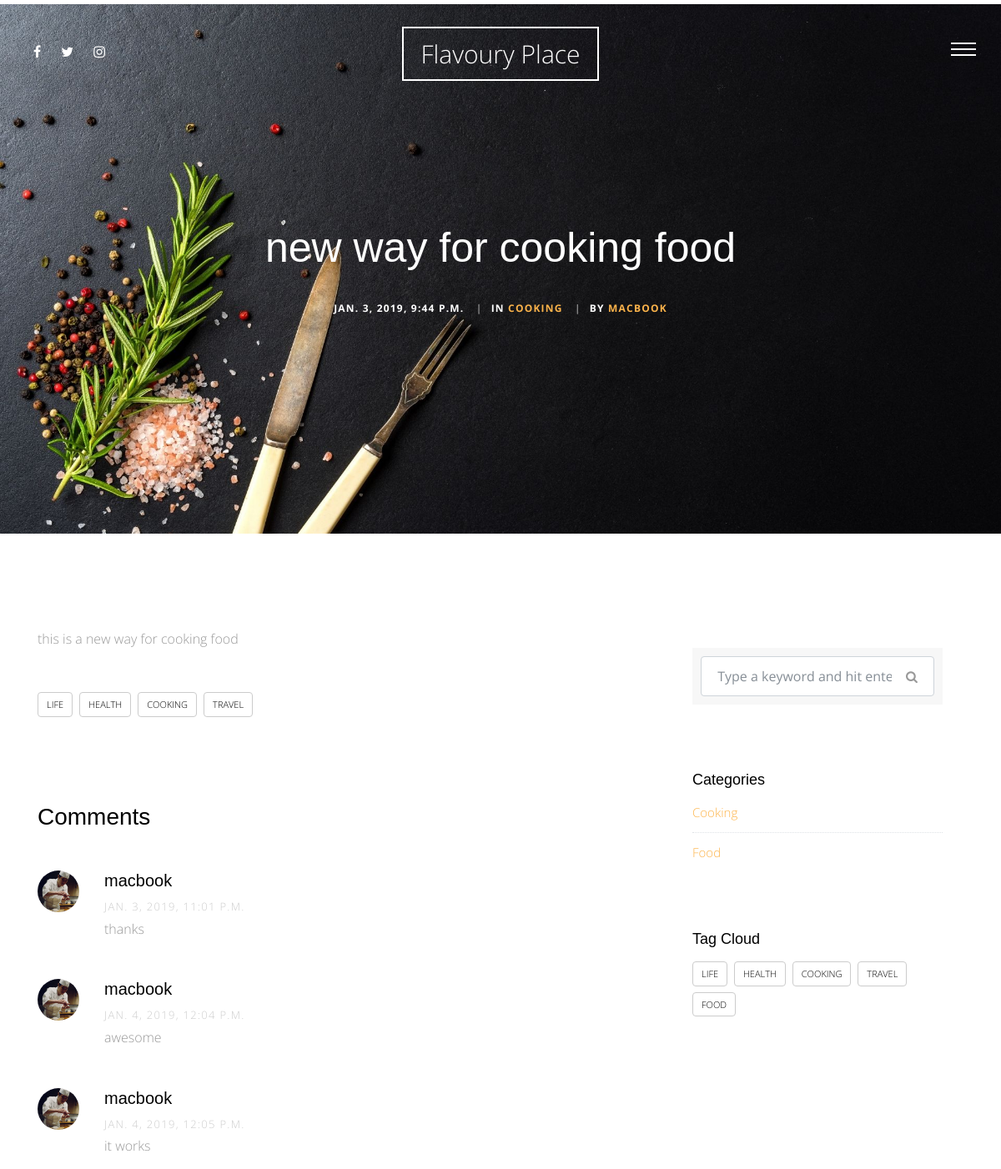
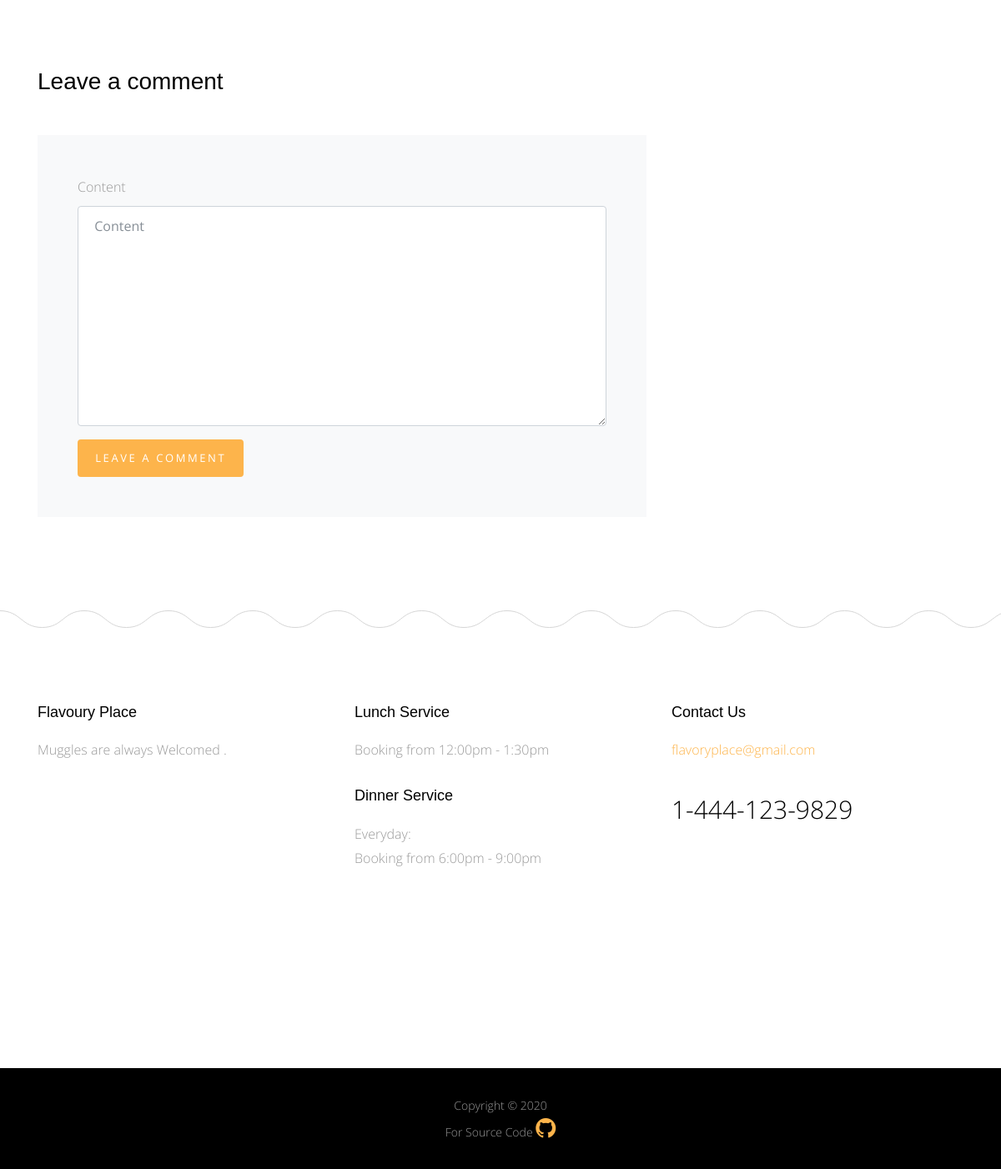
The page /blog/1 on the database its author committed (2 pictures, top to bottom).
### blog/models.py (models this page shows, shortened)
class Post(models.Model):
    title = models.CharField(max_length=50)
    content = models.TextField()
    author = models.ForeignKey(User , on_delete=models.CASCADE)
    image = models.ImageField(upload_to='blog/'  , blank=True, null=True)
    category = models.ForeignKey('Category'  ,null=True, on_delete=models.SET_NULL)
    created  = models.DateTimeField(default=timezone.now)
    tags = TaggableManager(blank=True)
    class Meta:
        verbose_name = ' post'
        verbose_name_plural = 'posts'
    def __str__(self):
        return self.title

class Category(models.Model):
    category_name = models.CharField(max_length=50)
    class Meta:
        verbose_name = ' category'
        verbose_name_plural = 'catogires'
    def __str__(self):
        return self.category_name

class Comment(models.Model):
    user = models.ForeignKey(User , on_delete=models.CASCADE)
    post = models.ForeignKey(Post , on_delete=models.CASCADE)
    content = models.TextField()
    created = models.DateTimeField(default=timezone.now)

### blog/views.py (the view)
# urls.py: path('<int:id>' , views.post_detail , name='post_detail'),
def post_detail(request , id):
    post_detail = Post.objects.get(id=id)
    categories = Category.objects.all()
    all_tags = Tag.objects.all()
    comments = Comment.objects.filter(post=post_detail)
    if request.method == 'POST' :
        comment_form = CommentForm(request.POST)
        if comment_form.is_valid():
            new_comment = comment_form.save(commit=False)
            new_comment.user = request.user
            new_comment.post = post_detail
            new_comment.save()
    else:
        comment_form = CommentForm()
    context = {
        'post_detail' : post_detail ,
        'categories' : categories ,
        'all_tags' : all_tags ,
        'comments' : comments ,
        'comment_form' : comment_form
    }
    return render(request , 'Post/post_detail.html' , context)

### blog/forms.py
class CommentForm(forms.ModelForm):
    class Meta:
        model = Comment
        fields = [
            'content'
        ]

### blog/templates/Post/post_detail.html (shortened to what this page needs)
{% extends 'base.html' %}
{% load static %}
{% load bootstrap4 %}
{% block body %}
      <div class="main-wrap">
        <div class="cover_1 cover_sm">
          <div class="img_bg" style="background-image: url({% static 'site_static/img/slider-1.jpg' %})" data-stellar-background-ratio="0.5">
            <div class="container">
              <div class="row align-items-center justify-content-center">
                <div class="col-md-7 text-center" data-aos="fade-up">
                  <h2 class="heading mb-4">{{post_detail}}</h2>
                  <div class="post-info">
                    <div class="date-info">{{post_detail.created}}</div>
                    <div class="category-info"><span class="seperator">|</span>In <a href="#" data-title="View all posts in Lifestyle" title="View all posts in Lifestyle">{{post_detail.category}}</a></div>
                    <div class="author-info"><span class="seperator">|</span>By <a href="#">{{post_detail.author}}</a></div>
                  </div>
                </div>
              </div>
            </div>
          </div>
        </div>
       <div class="section">
          <div class="container">
            <div class="row">
              <div class="col-md-8">
                <p>{{post_detail.content}}</p>
                <div class="tag-widget post-tag-container mb-5 mt-5">
                  <div class="tagcloud">
                    {% for tag in post_detail.tags.all %}
                        <a href="{% url 'blog:post_by_tag' tag %}" class="tag-cloud-link">{{tag.name}}</a>
                    {% endfor %}
                  </div>
                </div>
                <div class="pt-5 mt-5">
                  <h3 class="mb-5"> Comments</h3>
                  <ul class="comment-list">
                    {% for comment in comments %}
                      <li class="comment">
                        <div class="vcard bio">
                          <img src="img/person_1.jpg" alt="Image placeholder">
                        </div>
                        <div class="comment-body">
                          <h3>{{comment.user}}</h3>
                          <div class="meta">{{comment.created}}</div>
                          <p>{{comment.content}}</p>
                        </div>
                      </li>
                    {% endfor %}
                  </ul>
                  <div class="comment-form-wrap pt-5">
                    <h3 class="mb-5">Leave a comment</h3>
                    <form method="POST" class="p-5 bg-light">
                        {% bootstrap_form comment_form %}
                        {% buttons %}
                            <button type="submit" class="btn btn-primary">Leave A Comment</button>
                        {% endbuttons %}
                    </form>
                  </div>
                </div>
              </div>
              <div class="col-md-4 sidebar">
                <div class="sidebar-box">
                  <form action="{% url 'blog:post_list' %}" method="GET" class="search-form">
                    <div class="form-group">
                      <span class="icon fa fa-search"></span>
                      <input type="text" class="form-control" name='q' value="{{request.Get.q}}" placeholder="Type a keyword and hit enter">
                    </div>
                  </form>
                </div>
                <div class="sidebar-box">
                  <div class="categories">
                    <h3>Categories</h3>
                    {% for category in categories %}
                    <li><a href="{% url 'blog:post_by_category' category %}">{{category}}</a></li>
                    {% endfor %}
                  </div>
                </div>
                <div class="sidebar-box">
                  <h3>Tag Cloud</h3>
                  <div class="tagcloud">
                      {% for tag in all_tags %}
                        <a href="{% url 'blog:post_by_tag' tag %}" class="tag-cloud-link">{{tag}}</a>
                      {% endfor %}
                  </div>
                </div>
              </div>
            </div>
          </div>
        </div>
      </div>
      {% endblock body %}

### templates/base.html (shortened to what this page needs)
{% load static %}
<!doctype html>
<html lang="en">
  <head>
    <link rel="stylesheet" href="{% static 'site_static/css/bootstrap.css' %}">
    <link rel="stylesheet" href="{% static 'site_static/css/animate.css' %}">
    <link rel="stylesheet" href="{% static 'site_static/css/owl.carousel.min.css' %}">
    <link rel="stylesheet" href="{% static 'site_static/css/magnific-popup.css' %}">
    <link rel="stylesheet" href="{% static 'site_static/css/aos.css' %}">
    <link rel="stylesheet" href="{% static 'site_static/css/bootstrap-datepicker.css' %}">
    <link rel="stylesheet" href="{% static 'site_static/css/jquery.timepicker.css' %}">
    <link rel="stylesheet" href="{% static 'site_static/fonts/ionicons/css/ionicons.min.css' %}">
    <link rel="stylesheet" href="{% static 'site_static/fonts/fontawesome/css/font-awesome.min.css' %}">
    <link rel="stylesheet" href="{% static 'site_static/fonts/flaticon/font/flaticon.css' %}">
    <link rel="stylesheet" href="{% static 'site_static/css/style.css' %}">
  </head>
  <body>
    <div class="site-wrap">
      <header class="site-header">
        <div class="row align-items-center">
          <div class="col-5 col-md-3">
             <ul class="list-unstyled social">
              <li><a href="#"><span class="fa fa-facebook"></span></a></li>
              <li><a href="#"><span class="fa fa-twitter"></span></a></li>
              <li><a href="#"><span class="fa fa-instagram"></span></a></li>
            </ul>
          </div>
          <div class="col-2 col-md-6 text-center">
            <a href="/" class="site-logo">Flavoury Place</a>
          </div>
          <div class="col-5 col-md-3 text-right menu-burger-wrap">
            <a href="#" class="site-nav-toggle js-site-nav-toggle"><i></i></a>
          </div>
        </div>
      </header>
      {% block body %}
      {% endblock body %}
      <footer>
        <div class="site-footer">
          <div class="container">
            <div class="row small-gutters mb-5">
              <div class="col-md-6 col-lg-4 mb-5" data-aos="fade" data-aos-delay="100">
                <div class="footer-widget">
                  <h3>Flavoury Place</h3>
                  <p>Muggles are always Welcomed .</p>
                </div>
              </div>
              <div class="col-md-6 col-lg-4 mb-5" data-aos="fade" data-aos-delay="200">
                <div class="footer-widget">
                  <h3>Lunch Service</h3>
                  <p>Booking from 12:00pm - 1:30pm</p>
                  <h3>Dinner Service</h3>
                  <p>Everyday: <br> Booking from 6:00pm - 9:00pm</p>
                </div>
              </div>
              <div class="col-md-6 col-lg-4 mb-5" data-aos="fade" data-aos-delay="400">
                <div class="footer-widget footer-contact-widget">
                  <h3>Contact Us</h3>
                  <p class="contact-email">flavoryplace@gmail.com</p>
                  <p class="contact-phone">1-444-123-9829</p>
                </div>
              </div>
            </div>
          </div>
        </div>
      </footer>
      <div class="site-footer-copyright">
        <div class="container">
          <div class="row">
            <p class="footer-text col-md-12">
            Copyright &copy; 2020<br>
            For Source Code <a href=""><i class="fa fa-github fa-2x" aria-hidden="true"></i></a>
            </p>
          </div>
        </div>
      </div>
    </div>
  </body>
</html>

### rows shown on the page
Post: title "new way for cooking food", created "JAN. 3, 2019, 9:44 P.M.", category "COOKING", author "MACBOOK", content "this is a new way for cooking food"
Tag: name "LIFE"
Tag: name "HEALTH"
Tag: name "COOKING"
Tag: name "TRAVEL"
Comment: user "macbook", created "JAN. 3, 2019, 11:01 P.M.", content "thanks"
Comment: user "macbook", created "JAN. 4, 2019, 12:04 P.M.", content "awesome"
Comment: user "macbook", created "JAN. 4, 2019, 12:05 P.M.", content "it works"
Category: category_name "Cooking"
Category: category_name "Food"
Tag: name "FOOD"
